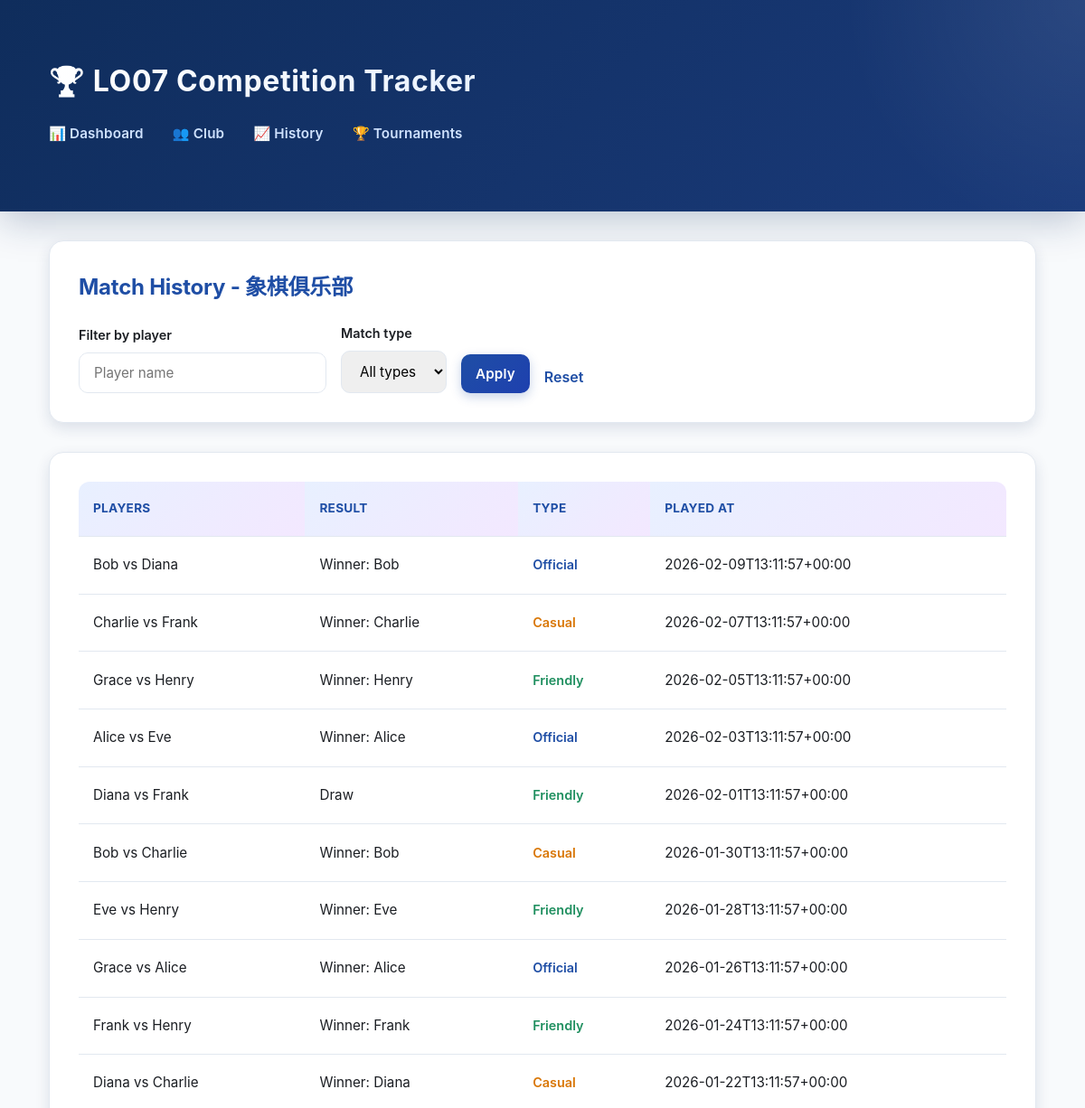
The page /match_history.php?club_id=1 (upper part) on the database as committed earlier.
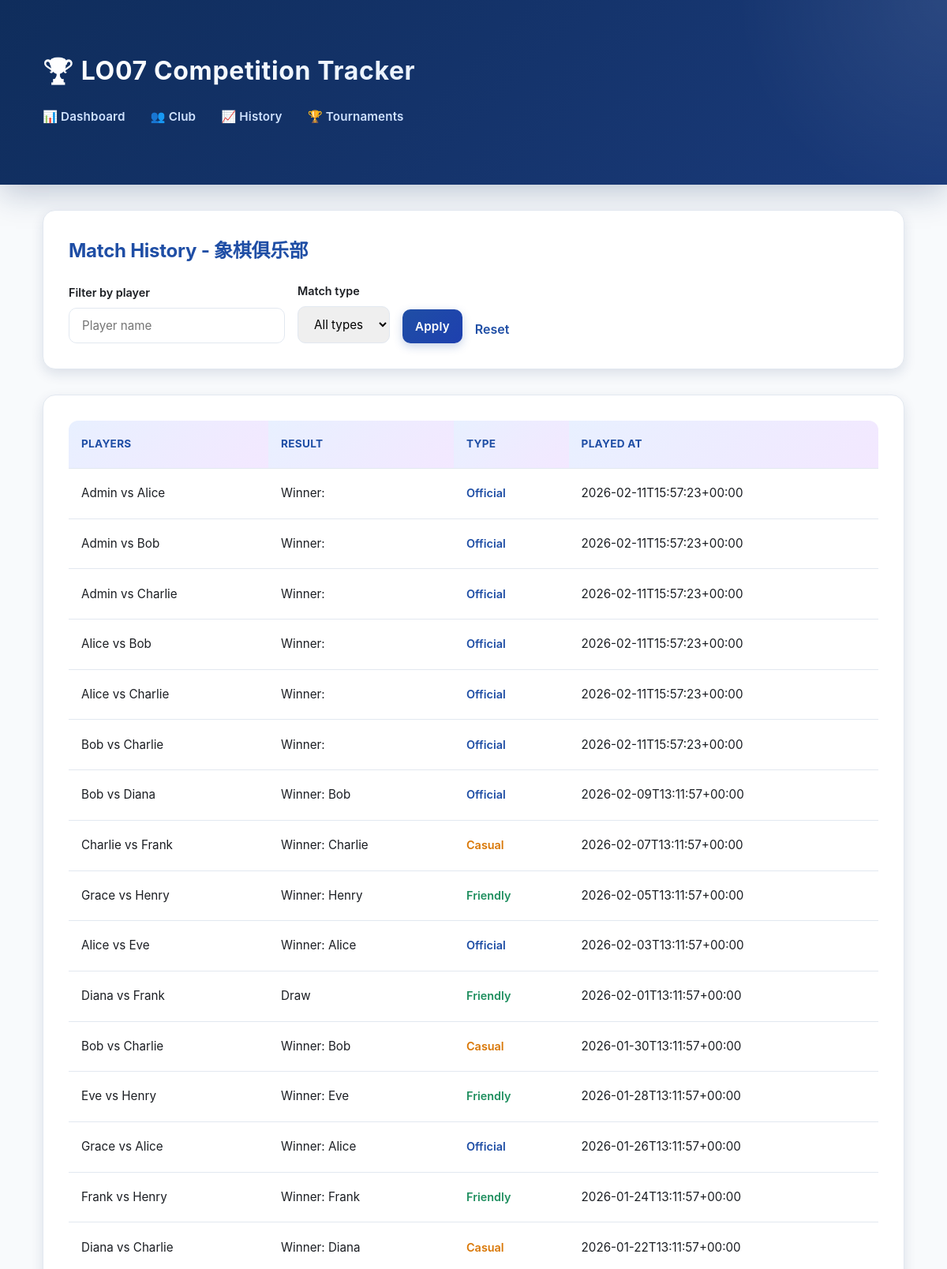
The same page on the database as committed later.
### tables this page shows
CREATE TABLE clubs (
            id INTEGER PRIMARY KEY AUTOINCREMENT,
            name TEXT NOT NULL,
            sport TEXT NOT NULL,
            created_by INTEGER NOT NULL,
            created_at TEXT NOT NULL,
            FOREIGN KEY (created_by) REFERENCES users(id)
        );

CREATE TABLE matches (
            id INTEGER PRIMARY KEY AUTOINCREMENT,
            club_id INTEGER NOT NULL,
            player_a_id INTEGER NOT NULL,
            player_b_id INTEGER NOT NULL,
            winner_id INTEGER,
            is_draw INTEGER NOT NULL DEFAULT 0,
            match_type TEXT NOT NULL DEFAULT "friendly",
            played_at TEXT NOT NULL,
            FOREIGN KEY (club_id) REFERENCES clubs(id) ON DELETE CASCADE,
            FOREIGN KEY (player_a_id) REFERENCES users(id),
            FOREIGN KEY (player_b_id) REFERENCES users(id),
            FOREIGN KEY (winner_id) REFERENCES users(id)
        );

### public/match_history.php (called while the page is built, shortened)
<?php
require __DIR__ . '/../app/bootstrap.php';
$clubId = (int) ($_GET['club_id'] ?? 0);
$filter = trim($_GET['player'] ?? '');
$filterType = trim($_GET['type'] ?? '');
$controller = new HistoryController($repo);
$data = $controller->getHistoryData($clubId, $filter, $filterType);
$club = $data['club'];
$matches = $data['matches'];
$navClubId = $clubId;
require __DIR__ . '/../app/views/history.php';
$content = ob_get_clean();
require __DIR__ . '/../app/views/layout.php';

### app/bootstrap.php (called while the page is built, shortened)
<?php
$config = require __DIR__ . '/config/config.php';
require __DIR__ . '/config/db.php';
require __DIR__ . '/models/Repository.php';
require __DIR__ . '/controllers/DashboardController.php';
require __DIR__ . '/controllers/HistoryController.php';
$db = db_connect($config);
$repo = new Repository($db);

### app/controllers/HistoryController.php (called while the page is built)
<?php
class HistoryController
{
    private Repository $repo;
    public function __construct(Repository $repo)
    {
        $this->repo = $repo;
    }
    public function getHistoryData(int $clubId, string $playerFilter, string $typeFilter = ''): array
    {
        return [
            'club' => $this->repo->getClub($clubId),
            'matches' => $this->repo->listMatches($clubId, $playerFilter, $typeFilter),
            'filter' => $playerFilter,
            'filterType' => $typeFilter,
        ];
    }
}

### app/models/Repository.php (called while the page is built, shortened)
<?php
class Repository
{
    private PDO $db;
    public function __construct(PDO $db)
    {
        $this->db = $db;
    }
    public function getClub(int $clubId): ?array
    {
        $stmt = $this->db->prepare(
            'SELECT c.*, u.username AS creator_name
             FROM clubs c
             LEFT JOIN users u ON u.id = c.created_by
             WHERE c.id = :id'
        );
        $stmt->execute(['id' => $clubId]);
        $club = $stmt->fetch(PDO::FETCH_ASSOC);
        return $club ?: null;
    }
    public function listMatches(int $clubId, string $playerFilter = '', string $typeFilter = ''): array
    {
        $playerFilter = trim($playerFilter);
        $typeFilter = trim($typeFilter);
        $sql =
            'SELECT m.*, ua.username AS player_a_name, ub.username AS player_b_name,
                uw.username AS winner_name
             FROM matches m
             JOIN users ua ON ua.id = m.player_a_id
             JOIN users ub ON ub.id = m.player_b_id
             LEFT JOIN users uw ON uw.id = m.winner_id
             WHERE m.club_id = :club_id';
        $params = ['club_id' => $clubId];
        $sql .= ' ORDER BY m.played_at DESC';
        $stmt = $this->db->prepare($sql);
        $stmt->execute($params);
        return $stmt->fetchAll(PDO::FETCH_ASSOC);
    }
}

### app/views/history.php (the view, shortened to what this page needs)
<section class="card">
    <h2>Match History - <?php echo htmlspecialchars($club['name']); ?></h2>
    <form method="get" class="form-inline">
        <label>
            Filter by player
            <input type="text" name="player" value="<?php echo htmlspecialchars($filter); ?>" placeholder="Player name">
        </label>
        <label>
            Match type
            <select name="type">
                <option value="">All types</option>
            </select>
        </label>
        <button type="submit">Apply</button>
        <a class="link" href="match_history.php?club_id=<?php echo (int) $club['id']; ?>">Reset</a>
    </form>
</section>
<section class="card">
    <?php if (empty($matches)) : ?>
        <p>No matches found.</p>
    <?php else : ?>
        <div class="table-wrap">
            <table>
                <thead>
                <tr>
                    <th>Players</th>
                    <th>Result</th>
                    <th>Type</th>
                    <th>Played at</th>
                </tr>
                </thead>
                <tbody>
                <?php foreach ($matches as $match) : ?>
                    <?php
                    $typeLabel = match($match['match_type'] ?? 'friendly') {
                        'official' => 'Official',
                        'casual' => 'Casual',
                        default => 'Friendly'
                    };
                    $typeColor = match($match['match_type'] ?? 'friendly') {
                        'official' => 'var(--blue)',
                        'casual' => 'var(--amber)',
                        default => 'var(--green)'
                    };
                    ?>
                    <tr>
                        <td>
                            <?php echo htmlspecialchars($match['player_a_name']); ?>
                            vs
                            <?php echo htmlspecialchars($match['player_b_name']); ?>
                        </td>
                        <td>
                            <?php if ((int) $match['is_draw'] === 1) : ?>
                                Draw
                            <?php else : ?>
                                Winner: <?php echo htmlspecialchars($match['winner_name'] ?? ''); ?>
                            <?php endif; ?>
                        </td>
                        <td>
                            <span style="
                                color: <?php echo $typeColor; ?>;
                                font-weight: 600;
                                font-size: 0.9rem;
                            ">
                                <?php echo $typeLabel; ?>
                            </span>
                        </td>
                        <td><?php echo htmlspecialchars($match['played_at']); ?></td>
                    </tr>
                <?php endforeach; ?>
                </tbody>
            </table>
        </div>
    <?php endif; ?>
</section>

### app/views/layout.php (shortened to what this page needs)
?><!doctype html>
<html lang="en">
<head>
    <link rel="stylesheet" href="assets/styles.css">
</head>
<body>
    <header class="site-header">
        <div class="container">
            <h1 class="site-title">🏆 LO07 Competition Tracker</h1>
            <nav class="site-nav">
                <a href="index.php">📊 Dashboard</a>
                <?php if (! empty($navClubId)) : ?>
                    <a href="club.php?club_id=<?php echo (int) $navClubId; ?>">👥 Club</a>
                    <a href="match_history.php?club_id=<?php echo (int) $navClubId; ?>">📈 History</a>
                    <a href="tournament.php?club_id=<?php echo (int) $navClubId; ?>">🏆 Tournaments</a>
                <?php endif; ?>
            </nav>
        </div>
    </header>
    <main class="container">
        <?php echo $content; ?>
    </main>
</body>
</html>

### public/assets/styles.css (style rules this page uses)
:root { --blue: #1f4ea5; --blue-light: #e8f0ff; --green: #1f8f5f; --green-light: #e8f5ef; --red: #c13b2a; --red-light: #ffe8e5; --amber: #d97706; --amber-light: #fef3e2; --purple: #7c3aed; --purple-light: #f3e8ff; --sky: #0284c7; --sky-light: #e0f2fe; --bg: #f8fafc; --bg-dark: #1e293b; --card: #ffffff; --text: #1b1e23; --muted: #64748b; --border: #e2e8f0; --shadow-sm: 0 2px 6px rgba(15, 45, 92, 0.08); --shadow-md: 0 6px 16px rgba(15, 45, 92, 0.12); --shadow-lg: 0 12px 32px rgba(15, 45, 92, 0.15); }
* { box-sizing: border-box; }
body { margin: 0; font-family: -apple-system, BlinkMacSystemFont, "Segoe UI", "Helvetica Neue", sans-serif; color: var(--text); background: var(--bg); line-height: 1.6; }
.container { width: min(1200px, 95vw); margin: 0 auto; padding: 2rem 1.5rem; }
.site-header { background: linear-gradient(135deg, #0f2d5c 0%, #1a3a7a 100%); color: #fff; padding: 2rem 0; box-shadow: 0 10px 40px rgba(15, 45, 92, 0.25); position: relative; overflow: hidden; }
.site-header::before { content: ''; position: absolute; top: 0; right: 0; width: 300px; height: 100%; background: radial-gradient(circle at top right, rgba(255, 255, 255, 0.08) 0%, transparent 70%); pointer-events: none; }
.site-title { margin: 0 0 0.8rem; font-size: 2rem; letter-spacing: 0.02em; font-weight: 700; background: linear-gradient(120deg, #ffffff 0%, #cfe2ff 100%); -webkit-background-clip: text; -webkit-text-fill-color: transparent; background-clip: text; }
.site-nav { display: flex; gap: 2rem; flex-wrap: wrap; position: relative; z-index: 1; }
.site-nav a { color: #cfe2ff; text-decoration: none; font-weight: 600; font-size: 0.95rem; padding: 0.5rem 0; border-bottom: 2px solid transparent; transition: all 0.3s ease; letter-spacing: 0.01em; }
.card { background: var(--card); border-radius: 16px; padding: 2rem; margin-bottom: 2rem; box-shadow: var(--shadow-md); transition: all 0.3s ease; border: 1px solid var(--border); position: relative; overflow: hidden; }
.card::before { content: ''; position: absolute; top: 0; left: 0; right: 0; height: 4px; background: linear-gradient(90deg, var(--blue), var(--purple), var(--sky)); transform: scaleX(0); transform-origin: left; transition: transform 0.3s ease; }
.card h2 { margin: 0 0 1.2rem; font-size: 1.5rem; color: var(--blue); font-weight: 700; letter-spacing: -0.01em; }
.form-inline { display: flex; flex-wrap: wrap; gap: 1rem; align-items: flex-end; }
label { display: grid; gap: 0.5rem; font-size: 0.9rem; color: var(--text); font-weight: 600; }
input, select, button { padding: 0.75rem 1rem; border-radius: 10px; border: 1.5px solid var(--border); font-size: 0.95rem; font-family: inherit; transition: all 0.3s ease; }
button { background: linear-gradient(135deg, var(--blue) 0%, #1e40af 100%); color: white; border: none; cursor: pointer; font-weight: 600; letter-spacing: 0.01em; box-shadow: 0 4px 12px rgba(31, 78, 165, 0.25); }
.table-wrap { overflow-x: auto; }
table { width: 100%; border-collapse: collapse; background: var(--card); border-radius: 12px; overflow: hidden; }
th, td { text-align: left; padding: 1.2rem 1rem; border-bottom: 1px solid var(--border); font-size: 0.95rem; line-height: 1.6; }
th { background: linear-gradient(135deg, var(--blue-light) 0%, var(--purple-light) 100%); color: var(--blue); font-weight: 700; letter-spacing: 0.02em; text-transform: uppercase; font-size: 0.85rem; }
tbody tr { transition: all 0.2s ease; }
.link { color: var(--blue); font-weight: 600; text-decoration: none; transition: all 0.2s ease; border-bottom: 2px solid transparent; padding-bottom: 2px; }

Rows that differ between the two databases and show on the page:
added matches: player_a_name "Admin", player_b_name "Alice", match_type "Official", played_at "2026-02-11T15:57:23+00:00"
added matches: player_a_name "Admin", player_b_name "Bob", match_type "Official", played_at "2026-02-11T15:57:23+00:00"
added matches: player_a_name "Admin", player_b_name "Charlie", match_type "Official", played_at "2026-02-11T15:57:23+00:00"
added matches: player_a_name "Alice", player_b_name "Bob", match_type "Official", played_at "2026-02-11T15:57:23+00:00"
added matches: player_a_name "Alice", player_b_name "Charlie", match_type "Official", played_at "2026-02-11T15:57:23+00:00"
added matches: player_a_name "Bob", player_b_name "Charlie", match_type "Official", played_at "2026-02-11T15:57:23+00:00"
